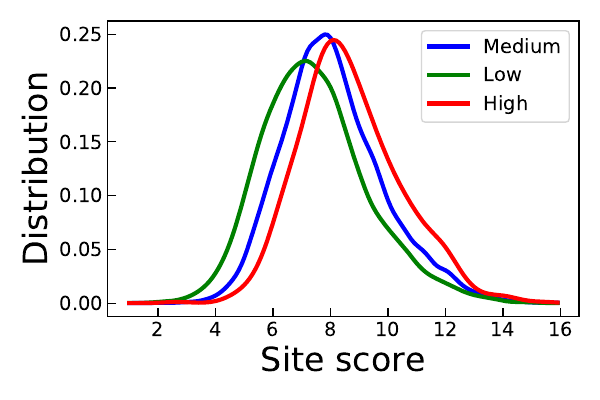

Source code (Python):
import numpy as np
import os
import matplotlib.pyplot as plt
from scipy.stats import gaussian_kde

# directory names
pr_peaks_root_dir = '%s/work/CRG/projects/pr_peaks'%(os.getenv('HOME'))
data_dir = '%s/data'%(pr_peaks_root_dir)
figures_dir = '%s/figures'%(pr_peaks_root_dir)

# prepare labels
peaks = {'all_treated':'High',
         '3HCP':'Medium',
         '1HCP':'Low'}

# prepare figure
fig = plt.figure(figsize=(6,4))
x = np.arange(1,16,0.1)

# load data and calculate Gaussian kernels
for peak_name,label in peaks.iteritems() :
    data = np.load('%s/%s-peak_scores.npy'%(data_dir,peak_name))
    mask = ~np.isnan(data)
    kernel = gaussian_kde(data[mask])
    plt.plot(x,kernel(x),linewidth=3,label=label)

# finalize
xticks = range(2,18,2)
plt.xticks(xticks)
plt.xlabel('Site score',fontsize=24)
plt.ylabel('Distribution',fontsize=24)
plt.legend(loc='upper right')
fig.tight_layout()
fig.savefig('%s/peak_scores.pdf'%(figures_dir))
plt.show()
